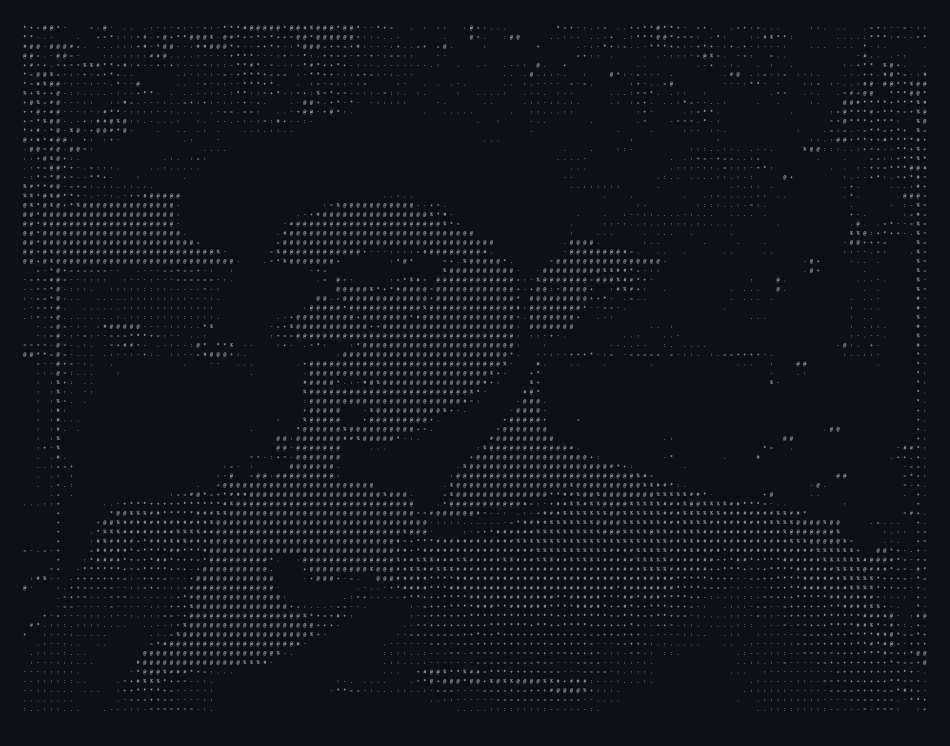
#> input picture test_rendered_direct.png, 2850 x 2238 px (shown at 1/3 size)
$ python make_ascii_svg.py ../test_rendered_direct.png out.png
#> lines starting #> are read from the running program, lines starting #| are printed output that depends on the picture
#!/usr/bin/env python3
"""
Converts ASCII art or portrait images into a self-typing vector SVG with terminal chrome:
- Fits exact 840 x 880 canvas (matching stats.svg)
- Renders terminal window controls and title bar
- Synchronized SMIL <clipPath> row wipe animation with edge-riding cursor
- Plays once top-to-bottom over ~6 seconds, then freezes
- Persistent blinking cursor prompt at bottom: jhaabhijeet864@github:~$ whoami Abhijeet Jha
- Compatible with GitHub's SVG rendering engine (no JS required)
"""
import html
import os
import sys

HERE = os.path.dirname(os.path.abspath(__file__))
TXT_DEFAULT = os.path.join(HERE, "..", "ascii-art.txt")
IMG_DEFAULT = os.path.join(HERE, "..", "source-prepped.png")
OUT_DEFAULT = os.path.join(HERE, "..", "ascii.svg")

RAMP = " .`:-=+*cs#%@"

CANVAS_W = 840
CANVAS_H = 880
PAD = 20
TITLEBAR_H = 30
STATUS_H = 30

BG = "#0d1117"
BG2 = "#111722"
FRAME = "#30363d"
TITLE_TEXT = "#7d8590"
INK = "#c9d1d9"
CURSOR = "#c9d1d9"


def load_lines(src_path):
    # Try reading as text first
    if os.path.exists(src_path) and (src_path.endswith(".txt") or not src_path.lower().endswith((".png", ".jpg", ".jpeg"))):
        for enc in ["utf-16le", "utf-8", "latin-1"]:
            try:
                with open(src_path, "r", encoding=enc, errors="ignore") as f:
                    lines = [l.rstrip("\r\n\ufeff") for l in f.readlines()]
                if lines and any(l.strip() for l in lines):
                    max_len = max(len(l) for l in lines)
                    # Normalize line lengths
                    padded = [l.ljust(max_len) for l in lines]
                    return padded
            except Exception:
                continue

    # Image sampling fallback
    try:
        from PIL import Image, ImageEnhance
        im = Image.open(src_path).convert("L")
        cols = 140
        rows = 78
        im = ImageEnhance.Contrast(im).enhance(1.15)
        im = im.resize((cols, rows), Image.Resampling.LANCZOS)
        px = im.load()
        lines = []
        for y in range(rows):
            chars = []
            for x in range(cols):
                lum = px[x, y] / 255.0
                lum = pow(lum, 1.15)
                if lum >= 0.82:
                    chars.append(" ")
                else:
                    idx = int((1.0 - lum) * (len(RAMP) - 1) + 0.5)
                    idx = max(0, min(len(RAMP) - 1, idx))
                    chars.append(RAMP[idx])
            lines.append("".join(chars))
        return lines
    except Exception as e:
        print(f"Error loading source image/text: {e}", file=sys.stderr)
        return []


def generate_svg(lines, out_path):
    if not lines:
        print("No ASCII lines found to render.", file=sys.stderr)
        sys.exit(1)

    rows_count = len(lines)
    cols_count = len(lines[0])

    art_w = CANVAS_W - PAD * 2
    art_h = CANVAS_H - TITLEBAR_H - STATUS_H - PAD

    cell_w = art_w / cols_count
    cell_h = art_h / rows_count
    font_size = cell_h * 0.88

    row_dur = 5.8 / rows_count
    stagger = row_dur

    art_top = TITLEBAR_H + 8

    parts = [
        f'<svg xmlns="http://www.w3.org/2000/svg" width="{CANVAS_W}" height="{CANVAS_H}" '
        f'viewBox="0 0 {CANVAS_W} {CANVAS_H}" font-family="ui-monospace, SFMono-Regular, Menlo, Consolas, monospace">',
        '<defs>',
        f'<linearGradient id="bg" x1="0" y1="0" x2="0" y2="1">',
        f'<stop offset="0" stop-color="{BG2}"/><stop offset="1" stop-color="{BG}"/>',
        '</linearGradient>',
        '</defs>',
        f'<rect width="{CANVAS_W}" height="{CANVAS_H}" rx="12" fill="url(#bg)"/>',
        f'<rect x="0.5" y="0.5" width="{CANVAS_W-1}" height="{CANVAS_H-1}" rx="12" fill="none" stroke="{FRAME}"/>',
        f'<line x1="0" y1="{TITLEBAR_H}" x2="{CANVAS_W}" y2="{TITLEBAR_H}" stroke="{FRAME}"/>',
    ]

    # Mac dots
    for i, dotcol in enumerate(["#ff5f56", "#ffbd2e", "#27c93f"]):
        parts.append(f'<circle cx="{PAD + i*16}" cy="{TITLEBAR_H/2}" r="5" fill="{dotcol}"/>')
    parts.append(f'<text x="{CANVAS_W/2}" y="{TITLEBAR_H/2 + 4}" fill="{TITLE_TEXT}" font-size="12" '
                 f'text-anchor="middle">jhaabhijeet864@github: ~$ ./portrait.sh</text>')

    # Rows with SMIL animation
    for ry, line in enumerate(lines):
        y = art_top + ry * cell_h + cell_h * 0.74
        row_y = art_top + ry * cell_h
        delay = ry * stagger
        safe = html.escape(line)
        text = (f'<text xml:space="preserve" x="{PAD}" y="{y:.1f}" fill="{INK}" '
                f'font-size="{font_size:.1f}" textLength="{art_w}" lengthAdjust="spacing">{safe}</text>')

        parts.append(
            f'<clipPath id="r{ry}"><rect x="{PAD}" y="{row_y:.1f}" height="{cell_h}" width="0">'
            f'<animate attributeName="width" from="0" to="{art_w}" begin="{delay:.3f}s" '
            f'dur="{row_dur:.2f}s" fill="freeze"/></rect></clipPath>'
        )
        parts.append(f'<g clip-path="url(#r{ry})">{text}</g>')
        parts.append(
            f'<rect y="{row_y+1:.1f}" width="{cell_w}" height="{max(1.0, cell_h-2):.1f}" fill="{CURSOR}" opacity="0">'
            f'<animate attributeName="x" from="{PAD}" to="{PAD+art_w}" begin="{delay:.3f}s" '
            f'dur="{row_dur:.2f}s" fill="freeze"/>'
            f'<set attributeName="opacity" to="0.85" begin="{delay:.3f}s"/>'
            f'<set attributeName="opacity" to="0" begin="{delay+row_dur:.3f}s"/></rect>'
        )

    # Status line
    status_line_y = art_top + rows_count * cell_h + 8
    status_y = status_line_y + 18
    parts.append(f'<line x1="0" y1="{status_line_y:.1f}" x2="{CANVAS_W}" y2="{status_line_y:.1f}" stroke="{FRAME}"/>')
    parts.append(f'<text x="{PAD}" y="{status_y:.1f}" fill="{TITLE_TEXT}" font-size="13">'
                 f'jhaabhijeet864@github:~$ whoami <tspan fill="{INK}">Abhijeet Jha</tspan></text>')

    status_chars = len("jhaabhijeet864@github:~$ whoami Abhijeet Jha ")
    parts.append(f'<rect x="{PAD + status_chars * 13 * 0.58:.1f}" y="{status_y-12:.1f}" width="8" height="14" fill="{INK}">'
                 f'<animate attributeName="opacity" values="1;1;0;0" keyTimes="0;0.5;0.51;1" dur="1s" repeatCount="indefinite"/></rect>')

    parts.append("</svg>")
    svg = "".join(parts)
    with open(out_path, "w", encoding="utf-8") as f:
        f.write(svg)
    print(f"Generated {out_path} ({len(svg)} bytes; {CANVAS_W}x{CANVAS_H})")


def main():
    src = sys.argv[1] if len(sys.argv) > 1 else (TXT_DEFAULT if os.path.exists(TXT_DEFAULT) else IMG_DEFAULT)
    out = sys.argv[2] if len(sys.argv) > 2 else OUT_DEFAULT
    lines = load_lines(src)
#> in load_lines, `im = im.resize((cols, rows), Image.Resampling.LANCZOS)`:
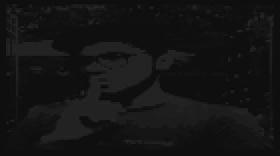
#> im: PIL image 140x78 L (shown 2 times larger); min 10, max 42, mean 20.1
#> after the loop in load_lines, `for y in range(rows):`: lines = 78 items
#> lines = 78 items
    generate_svg(lines, out)
#> in generate_svg, `rows_count = len(lines)`: rows_count = 78
#> in generate_svg, `cols_count = len(lines[0])`: cols_count = 140
#> in generate_svg, `cell_w = art_w / cols_count`: cell_w = 5.71
#> in generate_svg, `cell_h = art_h / rows_count`: cell_h = 10.26
#> in generate_svg, `font_size = cell_h * 0.88`: font_size = 9.03
#> in generate_svg, `row_dur = 5.8 / rows_count`: row_dur = 0.0744
#> the loop in generate_svg, `for ry, line in enumerate(lines):` made 78 passes
#> (y, row_y, delay) on passes 1 to 12: (45.59, 38, 0), (55.85, 48.26, 0.0744), (66.1, 58.51, 0.149), (76.36, 68.77, 0.223), (86.62, 79.03, 0.297), (96.87, 89.28, 0.372), (107.1, 99.54, 0.446), (117.4, 109.8, 0.521), (127.6, 120.1, 0.595), (137.9, 130.3, 0.669), (148.2, 140.6, 0.744), (158.4, 150.8, 0.818)
#> after the loop in generate_svg, `for ry, line in enumerate(lines):`: parts = 247 items
#> in generate_svg, `status_line_y = art_top + rows_count * cell_h + 8`: status_line_y = 846
#> in generate_svg, `status_y = status_line_y + 18`: status_y = 864
#| Generated out.png (60715 bytes; 840x880)


if __name__ == "__main__":
    main()
